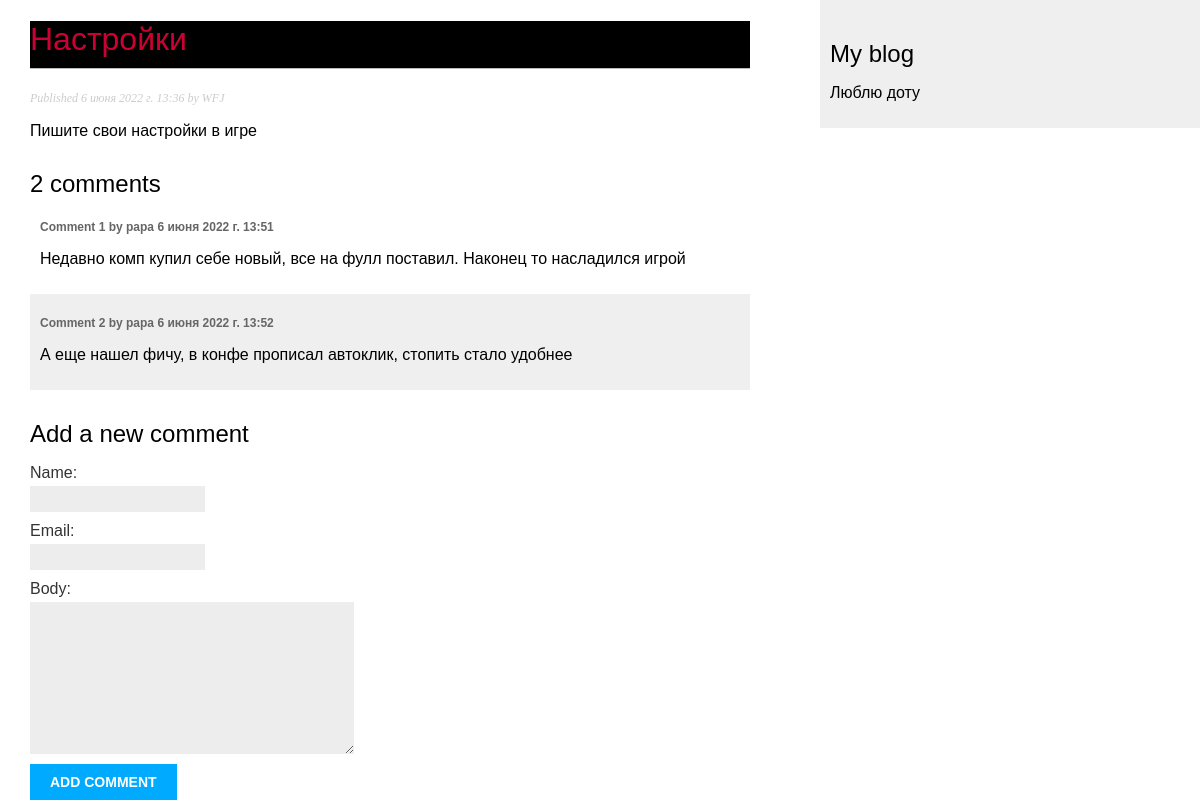
The page /blog/9/ on the database its author committed.
### blog/models.py (models this page shows, shortened)
class Post(models.Model):
 class Status(models.TextChoices):
  DRAFT = 'DF', 'Draft'
  PUBLISHED = 'PB', 'Published'
 title = models.CharField(max_length=250)
 slug = models.SlugField(max_length=250)
 author = models.ForeignKey(User,
                            on_delete=models.CASCADE,
                            related_name='blog_posts')
 body = models.TextField()
 publish = models.DateTimeField(default=timezone.now)
 created = models.DateTimeField(auto_now_add=True)
 updated = models.DateTimeField(auto_now=True)
 status = models.CharField(max_length=2,
                           choices=Status.choices,
                           default=Status.DRAFT)
 objects = models.Manager()  # The default manager.
 published = PublishedManager()  # Our custom manager.
 class Meta:
  ordering = ['-publish']
  indexes = [
   models.Index(fields=['-publish']),
  ]

class Comment(models.Model):
    post = models.ForeignKey(Post, on_delete=models.CASCADE, related_name='comments')
    name = models.CharField(max_length=80)
    email = models.EmailField()
    body = models.TextField()
    created = models.DateTimeField(auto_now_add=True)
    updated = models.DateTimeField(auto_now=True)
    active = models.BooleanField(default=True)
    class Meta:
      ordering = ['created']
      indexes = [
        models.Index(fields=['created']),
      ]

### blog/views.py (the view)
# urls.py: path('<int:id>/', views.post_detail, name='post_detail'),
def post_detail(request, id):
    post = get_object_or_404(Post, id=id, status=Post.Status.PUBLISHED)
    comments = post.comments.filter(active=True)
    form = CommentForm()
    return render(request, 'blog/post/detail.html', {'post': post, 'comments': comments,
        'form': form})

### blog/forms.py
class CommentForm(forms.ModelForm):
 class Meta:
    model = Comment
    fields = ['name', 'email', 'body']

### blog/templates/blog/post/detail.html (shortened to what this page needs)
{% extends "blog/base.html" %}
{% block content %}
 <h1>{{ post.title }}</h1>
 <p class="date">Published {{ post.publish }} by {{ post.author}}</p>
 {{ post.body|linebreaks }}
{% with comments.count as total_comments %}
<h2>{{ total_comments }} comment{{ total_comments|pluralize }}</h2>
{% endwith %}
{% for comment in comments %}
    <div class="comment">
        <p class="info">
            Comment {{ forloop.counter }} by {{ comment.name }}
            {{ comment.created }}
        </p>
        {{ comment.body|linebreaks }}
    </div>
{% empty %}
 <p>There are no comments yet.</p>
{% endfor %}
<h2>Add a new comment</h2>
 <form action="{% url "blog:post_comment" post.id %}" method="post">
            {{ form.as_p }}
        <p><input type="submit" value="Add comment"></p>
    </form>
{% endblock %}

### blog/static/css/blog.css (style rules this page uses)
body { margin:0; padding:0; font-family:helvetica, sans-serif; }
h1 { background-color: black; color: #cc0033; font-weight:normal; border-bottom:1px solid #bbb; padding:0 0 10px 0; }
h2 { font-weight:normal; margin:30px 0 0; }
p.date { color:#ccc; font-family: georgia, serif; font-size: 12px; font-style: italic; }
label { float:left; clear:both; color:#333; margin-bottom:4px; }
input, textarea { clear:both; float:left; margin:0 0 10px; background:#ededed; border:0; padding:6px 10px; font-size:12px; }
input[type=submit] { font-weight:bold; background:#00abff; color:#fff; padding:10px 20px; font-size:14px; text-transform:uppercase; }
.comment { padding:10px; }
.comment:nth-child(even) { background:#efefef; }
.comment .info { font-weight:bold; font-size:12px; color:#666; }

### rows shown on the page
Post: title "Настройки", publish "6 июня 2022 г. 13:36", author "WFJ", body "Пишите свои настройки в игре"
Comment: name "рара", created "6 июня 2022 г. 13:51", body "Недавно комп купил себе новый, все на фулл поставил. Наконец то насладился игрой"
Comment: name "рара", created "6 июня 2022 г. 13:52", body "А еще нашел фичу, в конфе прописал автоклик, стопить стало удобнее"

### other values the page prints
{{ total_comments }} "2"
